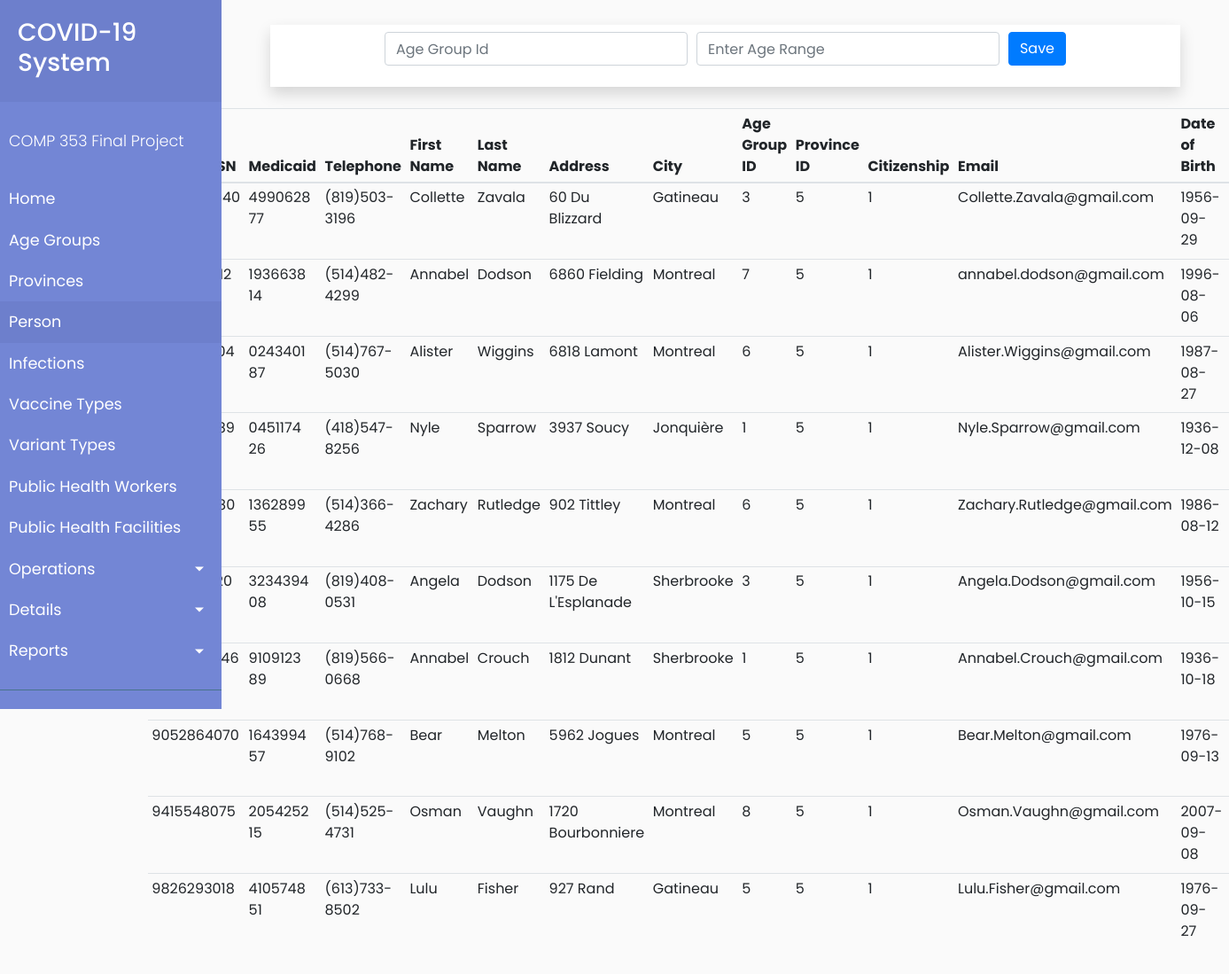
/client/person.php, run on the app's committed database.
### tables this page shows
CREATE TABLE Person (
  passportNumOrSSN VARCHAR(10),
  medicaidNum  VARCHAR(10),
  telephone VARCHAR(13),
  firstName VARCHAR(100),
  lastName VARCHAR(100),
  address VARCHAR(255),
  city VARCHAR(255),
  ageGroupID INT,
  provinceID INT,
  citizenship BOOLEAN,
  email VARCHAR(255),
  dateOfBirth DATE,
  PRIMARY KEY(passportNumOrSSN),
  FOREIGN KEY (ageGroupID) REFERENCES AgeGroup(ageGroupID),
  FOREIGN KEY (provinceID) REFERENCES Province(provinceID)
);

### client/processPerson.php (called while the page is built, shortened)
<?php
$update = false;
$ageGroupID = '';

### client/person.php (the view, shortened to what this page needs)
<?php
    include('common/header.php');
?>
        <div id="content">
            <?php require_once 'processPerson.php'; ?>
            <div class="container">
                <div class="container mt-2 mb-4 p-2 shadow bg-white">
                    <div class="row justify-content-center">
                        <form action="processAgeGroup.php" method="POST">
                            <div class="form-row justify-center">
                                <div class="col-auto form-group">
                                    <input type="number" name="ageGroupID" class="form-control" value="<?php echo $ageGroupID; ?>" placeholder="Age Group Id">
                                </div>
                                <div class="col-auto form-group">
                                    <input type="text" name="ageRange" class="form-control" value="<?php echo $ageRange; ?>" placeholder="Enter Age Range">
                                </div>
                                <div class="col-auto form-group">
                                    <?php
                                    if ($update == true) :
                                    ?>
                                        <button type="submit" name="update" class="btn btn-info">Update</button>
                                    <?php else : ?>
                                        <button type="submit" name="save" class="btn btn-primary">Save</button>
                                    <?php endif; ?>
                                </div>
                        </form>
                    </div>
                </div>
            </div>
            <?php
            $mysqli = new mysqli('c353.c9ohujn2mpyl.us-east-1.rds.amazonaws.com', 'admin', 'hello123', 'PROJECT') or die(mysqli_error($mysqli));
            $result = $mysqli->query("SELECT * FROM Person") or die($mysqli->error);
            ?>
            <div class="row justify-content-center">
                <table class="table table-sm">
                    <thead>
                        <tr>
                            <th>Passport Num or SSN</th>
                            <th>Medicaid</th>
                            <th>Telephone</th>
                            <th>First Name</th>
                            <th>Last Name</th>
                            <th>Address</th>
                            <th>City</th>
                            <th>Age Group ID</th>
                            <th>Province ID</th>
                            <th>Citizenship</th>
                            <th>Email</th>
                            <th>Date of Birth</th>
                            <th colspan=2>Actions</th>
                        </tr>
                    </thead>
                    <?php
                    while ($row = $result->fetch_assoc()) : ?>
                        <tr>
                            <td><?php echo $row['passportNumOrSSN']; ?></td>
                            <td><?php echo $row['medicaidNum']; ?></td>
                            <td><?php echo $row['telephone']; ?></td>
                            <td><?php echo $row['firstName']; ?></td>
                            <td><?php echo $row['lastName']; ?></td>
                            <td><?php echo $row['address']; ?></td>
                            <td><?php echo $row['city']; ?></td>
                            <td><?php echo $row['ageGroupID']; ?></td>
                            <td><?php echo $row['provinceID']; ?></td>
                            <td><?php echo $row['citizenship']; ?></td>
                            <td><?php echo $row['email']; ?></td>
                            <td><?php echo $row['dateOfBirth']; ?></td>
                            <td>
                            </td>
                        </tr>
                    <?php endwhile; ?>
                </table>
            </div>
            </div>
        </div>
<?php
    include('common/footer.php');
?>

### client/index.css (style rules this page uses)
body { font-family: "Poppins", sans-serif; background: #fafafa; }
#content { width: calc(100% - 250px); padding: 20px 40px 40px 40px; min-height: 100vh; transition: all 0.3s; position: absolute; top: 0; right: 0; }

### data on the page
person: medicaidNum "4990628 77", telephone "(819)503-3196", firstName "Collette", lastName "Zavala", address "60 Du Blizzard", city "Gatineau", ageGroupID "3", provinceID "5", citizenship "1", email "Collette.Zavala@gmail.com", dateOfBirth "1956-09-29"
person: medicaidNum "1936638 14", telephone "(514)482-4299", firstName "Annabel", lastName "Dodson", address "6860 Fielding", city "Montreal", ageGroupID "7", provinceID "5", citizenship "1", email "annabel.dodson@gmail.com", dateOfBirth "1996-08-06"
person: medicaidNum "0243401 87", telephone "(514)767-5030", firstName "Alister", lastName "Wiggins", address "6818 Lamont", city "Montreal", ageGroupID "6", provinceID "5", citizenship "1", email "Alister.Wiggins@gmail.com", dateOfBirth "1987-08-27"
person: medicaidNum "0451174 26", telephone "(418)547-8256", firstName "Nyle", lastName "Sparrow", address "3937 Soucy", city "Jonquière", ageGroupID "1", provinceID "5", citizenship "1", email "Nyle.Sparrow@gmail.com", dateOfBirth "1936-12-08"
person: medicaidNum "1362899 55", telephone "(514)366-4286", firstName "Zachary", lastName "Rutledge", address "902 Tittley", city "Montreal", ageGroupID "6", provinceID "5", citizenship "1", email "Zachary.Rutledge@gmail.com", dateOfBirth "1986-08-12"
person: medicaidNum "3234394 08", telephone "(819)408-0531", firstName "Angela", lastName "Dodson", address "1175 De L'Esplanade", city "Sherbrooke", ageGroupID "3", provinceID "5", citizenship "1", email "Angela.Dodson@gmail.com", dateOfBirth "1956-10-15"
person: medicaidNum "9109123 89", telephone "(819)566-0668", firstName "Annabel", lastName "Crouch", address "1812 Dunant", city "Sherbrooke", ageGroupID "1", provinceID "5", citizenship "1", email "Annabel.Crouch@gmail.com", dateOfBirth "1936-10-18"
person: passportNumOrSSN "9052864070", medicaidNum "1643994 57", telephone "(514)768-9102", firstName "Bear", lastName "Melton", address "5962 Jogues", city "Montreal", ageGroupID "5", provinceID "5", citizenship "1", email "Bear.Melton@gmail.com", dateOfBirth "1976-09-13"
person: passportNumOrSSN "9415548075", medicaidNum "2054252 15", telephone "(514)525-4731", firstName "Osman", lastName "Vaughn", address "1720 Bourbonniere", city "Montreal", ageGroupID "8", provinceID "5", citizenship "1", email "Osman.Vaughn@gmail.com", dateOfBirth "2007-09-08"
person: passportNumOrSSN "9826293018", medicaidNum "4105748 51", telephone "(613)733-8502", firstName "Lulu", lastName "Fisher", address "927 Rand", city "Gatineau", ageGroupID "5", provinceID "5", citizenship "1", email "Lulu.Fisher@gmail.com", dateOfBirth "1976-09-27"
